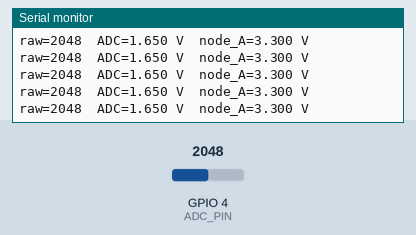
A sketch run on a simulated ESP32. Shown: the last lines printed to the serial monitor. Inputs (shaded band) come from the test bench; at power-on: GPIO 4 (ADC_PIN) = 2048 (analog values on the 0–4095 scale).

Above: at 1.7 s.
1.8 s: GPIO 4 (ADC_PIN) set to 2184
At 2.21 s:
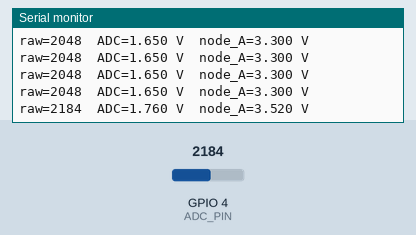
3.3 s: GPIO 4 (ADC_PIN) set to 2268
At 3.71 s:
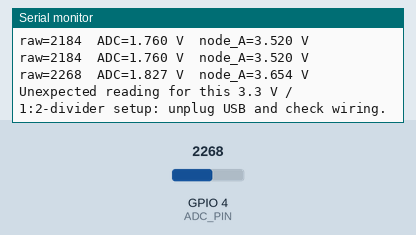
7.2 s: GPIO 4 (ADC_PIN) set to 106
At 7.46 s:
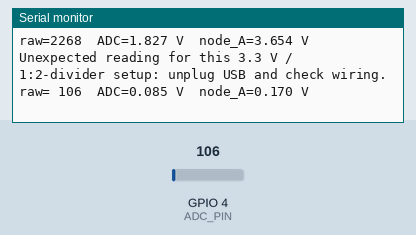
8.7 s: GPIO 4 (ADC_PIN) set to 94
At 8.96 s:
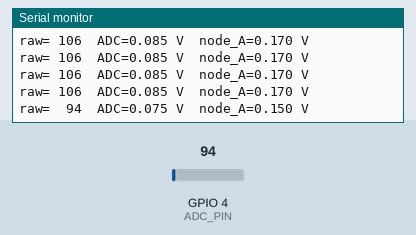
Timing chart, 0 to 11.7 s (numbered marks = the images above; inputs shaded):
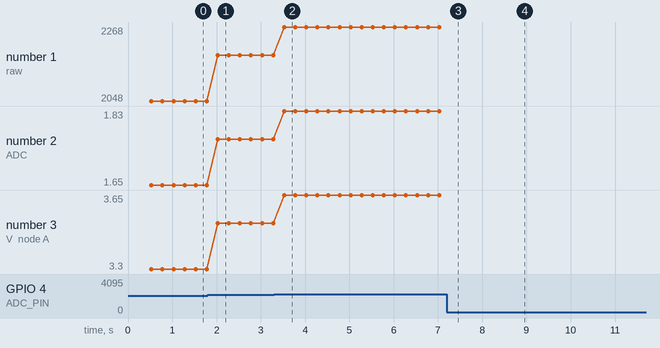

Measured:
- the behaviour switches between 2234 and 2235 on GPIO 4 (ADC_PIN) (found by bisection; images 1 and 2)
- the behaviour switches between 100 and 99 on GPIO 4 (ADC_PIN) (found by bisection; images 3 and 4)
- after the input at 1.8 s, the serial monitor: prints a new line after 0.23 s (image 1)
- after the input at 3.3 s, the serial monitor: prints a new line after 0.23 s (image 2)
- after the input at 7.2 s, the serial monitor: prints a new line after 0.08 s (image 3)
- after the input at 8.7 s, the serial monitor: prints a new line after 0.08 s (image 4)
- plotted number 1: 2048 → 2184 after the input at 1.8 s, 2184 → 2268 after the input at 3.3 s
- plotted number 2: 1.65 → 1.76 after the input at 1.8 s, 1.76 → 1.83 after the input at 3.3 s

The sketch:

voltage_pogo_test.ino
```cpp
#include <Arduino.h>

// Standalone 3.3 V breadboard test on the photographed classic ESP32.
// GPIO4 (D4) is ADC2: do not initialize Wi-Fi or the full smart-controller bus.
constexpr uint8_t ADC_PIN = 4;
constexpr uint32_t R_TOP_OHMS = 10000;
constexpr uint32_t R_BOTTOM_OHMS = 10000;
constexpr uint8_t SAMPLES = 32;
constexpr uint32_t REPORT_MS = 250;
uint32_t lastReport = 0;

void setup() {
  Serial.begin(115200);
  pinMode(ADC_PIN, INPUT);
  analogReadResolution(12);
  analogSetPinAttenuation(ADC_PIN, ADC_11db);
  delay(500);
  Serial.println("3.3 V LED/pogo voltage test. GPIO4/D4 input; Wi-Fi OFF.");
  Serial.println("A -> 10k -> S -> 10k -> GND; S -> D4.");
  Serial.println("3V3 -> fixed 1k -> A -> pogo -> test 1k -> pogo -> LED -> GND.");
  Serial.println("Node A is estimated from the divider; verify against a multimeter.");
}

void loop() {
  const uint32_t now = millis();
  if (now - lastReport < REPORT_MS) {
    delay(1);
    return;
  }
  lastReport = now;
  uint32_t rawSum = 0;
  uint32_t mvSum = 0;
  for (uint8_t i = 0; i < SAMPLES; ++i) {
    // These are separate conversions; raw and millivolt averages are diagnostic.
    rawSum += analogRead(ADC_PIN);
    mvSum += analogReadMilliVolts(ADC_PIN);
    delayMicroseconds(200);
  }
  const float adcMv = static_cast<float>(mvSum) / SAMPLES;
  const float nodeMv = adcMv * (R_TOP_OHMS + R_BOTTOM_OHMS) / R_BOTTOM_OHMS;
  Serial.printf("raw=%4lu  ADC=%.3f V  node_A=%.3f V\n",
                static_cast<unsigned long>(rawSum / SAMPLES),
                adcMv / 1000.0f, nodeMv / 1000.0f);
  if (adcMv > 1800) {
    Serial.println("Unexpected reading for this 3.3 V / 1:2-divider setup: unplug USB and check wiring.");
  }
}
```
